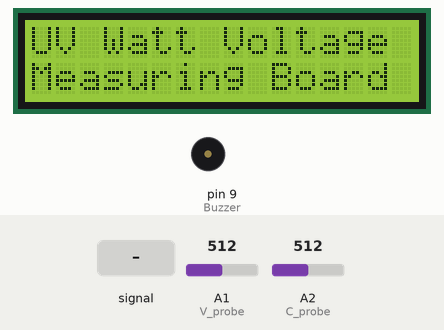
Simulated run of this sketch. Board: Arduino Uno, built with avr-gcc and run on an emulated ATmega328P. Shown: 16×2 character LCD, buzzer (waves = sounding). The test bench sets the inputs (shaded band); at power-on: A1 (V_probe) = 512, A2 (C_probe) = 512.

Above: at 1.2 s.
At 4.3 s:
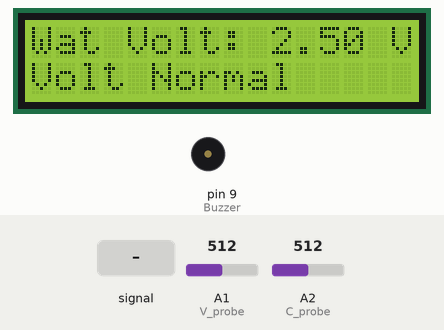
4.4 s: A1 (V_probe) fed a 1000 Hz sine of ±255 counts around its level
At 5.1 s:
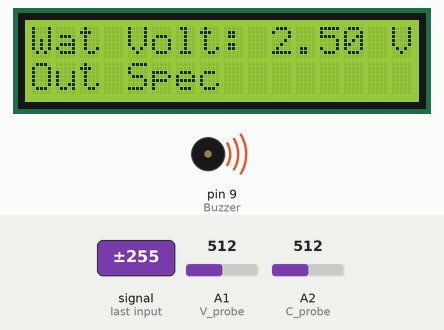
7.7 s: A1 (V_probe) set to 531
At 8.5 s:
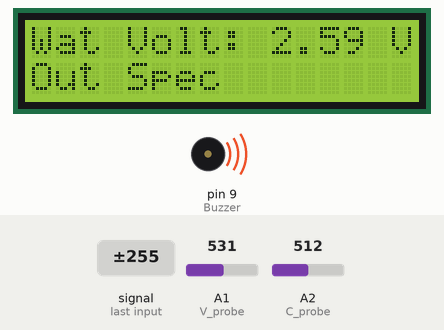
9.6 s: A2 (C_probe) fed a 200 Hz sine of ±81 counts around its level
At 11.7 s:
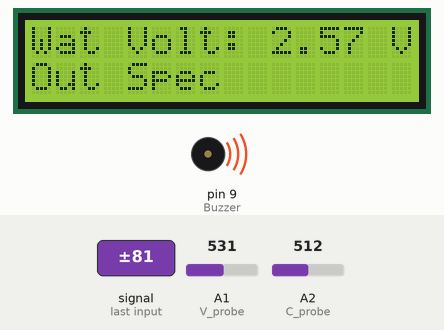
12.2 s: A2 (C_probe) set to 592
14.4 s: A2 (C_probe) set to 618
At 16.3 s:
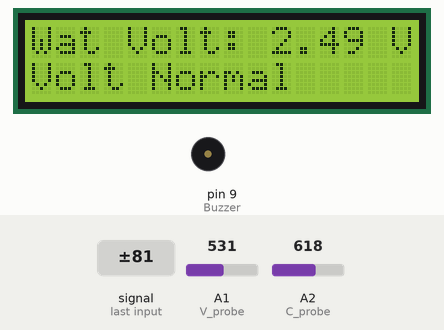
16.6 s: A1 (V_probe) fed a 200 Hz sine of ±81 counts around its level
Timing chart, 0 to 19.6 s (numbered marks = the images above; inputs shaded):
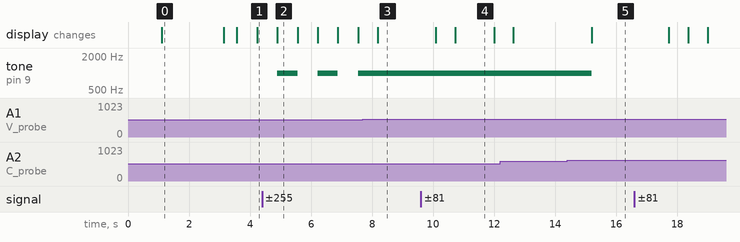

Measured:
- the behaviour switches between 512 and 513 on A1 (V_probe) (found by bisection; images 2 and 3)
- the behaviour switches between 603 and 604 on A2 (C_probe) (found by bisection; images 4 and 5)
- after the input at 4.4 s, tone on pin 9 (Buzzer): alternates 1000 Hz for 0.66 s and silent for 0.66 s, starting after 0.49 s; the display: changes after 0.49 s (image 2)
- after the input at 7.7 s, tone on pin 9 (Buzzer): stays 1000 Hz (without the input it goes to silent after 0.51 s); the display: changes after 0.48 s (image 3)
- after the input at 9.6 s, the display: first changes after 0.48 s (image 4 shows a later state)
- after the input at 14.4 s, tone on pin 9 (Buzzer): 1000 Hz → silent after 0.79 s; the display: changes after 0.79 s (image 5)
- what the display in image 0 shows lasts 2.0 s, from 1.1 s to 3.1 s

The sketch:

VmeterBoard.ino
```cpp
#include <Wire.h>
#include <LiquidCrystal_I2C.h>

// 設定 LCD I2C 位址
// Set the pins on the I2C chip used for LCD connections:
// addr, en,rw,rs,d4,d5,d6,d7,bl,blpol
LiquidCrystal_I2C lcd(0x27, 2, 1, 0, 4, 5, 6, 7, 3, POSITIVE);
int V_probe=1;
int C_probe=2;
const int Nmean=3000;
int S=0;
int S_previous=0;
float Vmean_previous=0;
const int Buzzer=9;

void setup() {
  Initializing();
}
void loop() {
  float Vmean=0;
  float Vt=0;
  int C_detect= analogRead(C_probe);
  float Vcal=((C_detect/1024.0)-0.5)*2.0; //Calibration -1 to +1

  for(int i=0;i<Nmean;i++)
  {
    //V_detect= analogRead(V_probe);
    Vt=(5-Vcal)*analogRead(V_probe)/1024.0;
    Vmean=Vmean+Vt;
    }
  Vmean=Vmean/Nmean; // Mean of voltage
  if(Vmean!=Vmean_previous)
  {
    lcd.setCursor(10, 0);
    lcd.print(Vmean,2);
    lcd.setCursor(15, 0);
    lcd.print("V");
  }

  if(abs(Vmean-Vmean_previous)<0.2)
  {
    Regonization(Vmean);
    StatusDisplay();
  }
  Vmean_previous=Vmean;
  delay(200);
}
void Initializing(){
  lcd.begin(16, 2);
  lcd.backlight();
  lcd.setCursor(0, 0);
  lcd.print("Initializing...");
  Serial.begin(9600);
  delay(1000);
  lcd.clear();
  lcd.setCursor(0, 0);
  lcd.print("UV Watt Voltage");
  lcd.setCursor(0, 1);
  lcd.print("Measuring Board");
  delay(2000);
  lcd.clear();
  Serial.begin(9600);
  lcd.setCursor(0, 0);
  lcd.print("Wat Volt:");
  lcd.setCursor(0,1);
  lcd.print("Shutter Off");
  pinMode(Buzzer,OUTPUT);
}
void Regonization(float V){
  if(V>1.45 && V<1.90) S=1;
  else if(V>=1.90 && V<=2.5) S=2;
  else if(V>2.5) S=3;
  else S=0;
}
void StatusDisplay(){
  if(S!=S_previous)
  {
    lcd.setCursor(0, 1);
    lcd.print("                ");
    switch(S)
    {
      case 1:
      case 3:
      lcd.setCursor(0,1);
      lcd.print("Out Spec");
      tone(Buzzer,1000);
      break;
      case 2:
      lcd.setCursor(0,1);
      lcd.print("Volt Normal");
      noTone(Buzzer);
      break;
      case 0:
      lcd.setCursor(0,1);
      lcd.print("Shutter Off");
      noTone(Buzzer);
      break;
      default:
      lcd.setCursor(0,1);
      lcd.print("Shutter Off");
      noTone(Buzzer);
    }
    S_previous=S;
  }
}
```
